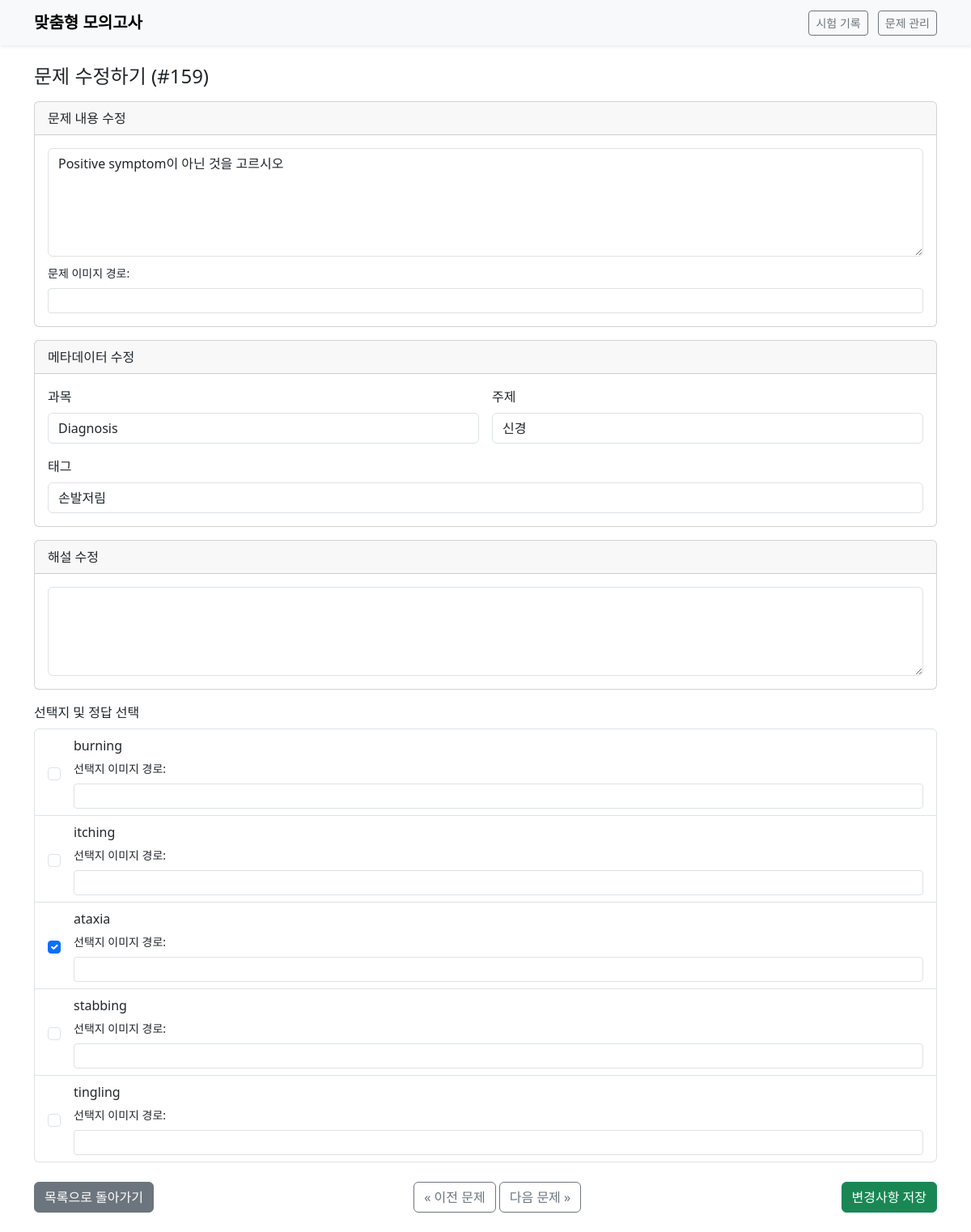
Screenshot of /edit/159 with the database file from the repository.
### tables this page shows
CREATE TABLE "Question" (
	"question_id"	INTEGER,
	"question_text"	TEXT,
	"image_path"	TEXT,
	"subject"	TEXT,
	"topic"	TEXT,
	"answer_explanation"	TEXT,
	"author"	TEXT, tags TEXT, has_error BOOLEAN DEFAULT 0,
	PRIMARY KEY("question_id" AUTOINCREMENT)
);

CREATE TABLE Choice (
    choice_id INTEGER PRIMARY KEY AUTOINCREMENT, question_id INTEGER,
    choice_text TEXT, image_path TEXT, is_correct BOOLEAN,
    FOREIGN KEY (question_id) REFERENCES Question(question_id)
);

### app.py (the view, shortened to what this page needs)
@app.route("/edit/<int:question_id>", methods=["GET", "POST"])
def edit_question(question_id):
    page = request.args.get('page', 1, type=int)
    search_query = request.args.get('q', '', type=str)
    selected_topic = request.args.get('topic', '', type=str)
    selected_tag = request.args.get('tag', '', type=str)
    with closing(get_db()) as con:
        cur = con.cursor()
        cur.execute("SELECT * FROM Question WHERE question_id = ?", (question_id,))
        question = cur.fetchone()
        if not question:
            return "문제를 찾을 수 없습니다.", 404
        cur.execute("SELECT * FROM Choice WHERE question_id = ? ORDER BY choice_id", (question_id,))
        choices = cur.fetchall()
        params = []
        where_clauses = []
        base_query = "FROM Question Q LEFT JOIN Choice C ON Q.question_id = C.question_id"
        if search_query:
            where_clauses.append("Q.question_text LIKE ?")
            params.append(f"%{search_query}%")
        if selected_topic:
            where_clauses.append("Q.topic = ?")
            params.append(selected_topic)
        if selected_tag:
            where_clauses.append("Q.tags LIKE ?")
            params.append(f"%{selected_tag}%")
        where_sql = " WHERE " + " AND ".join(where_clauses) if where_clauses else ""
        ordered_query = """
            SELECT Q.question_id
        """ + base_query + where_sql + """
            GROUP BY Q.question_id
            ORDER BY
                CASE WHEN Q.has_error = 1 THEN -1 ELSE 0 END,
                CASE WHEN COUNT(CASE WHEN C.is_correct = 1 THEN 1 END) = 0 THEN 0 ELSE 2 END,
                CASE WHEN Q.topic IS NULL OR Q.topic = '' THEN 1 ELSE 2 END,
                Q.question_id DESC
        """
        cur.execute(ordered_query, params)
        ordered_ids = [row['question_id'] for row in cur.fetchall()]
        previous_question_id = None
        next_question_id = None
        try:
            current_index = ordered_ids.index(question_id)
            if current_index > 0:
                previous_question_id = ordered_ids[current_index - 1]
            if current_index < len(ordered_ids) - 1:
                next_question_id = ordered_ids[current_index + 1]
        except ValueError:
            pass
    return render_template(
        "edit_question.html",
        question=question,
        choices=choices,
        previous_question_id=previous_question_id,
        next_question_id=next_question_id,
        current_filters={
            'page': page,
            'q': search_query,
            'topic': selected_topic,
            'tag': selected_tag
        }
    )

### app.py (called while the page is built)
def get_db():
    con = sqlite3.connect(DB_PATH)
    con.row_factory = sqlite3.Row
    return con

### templates/edit_question.html
{% extends 'base.html' %}
{% block content %}
<h1 class="h4 mb-3">문제 수정하기 (#{{ question.question_id }})</h1>
<form method="post">
    <div class="card mb-3">
        <div class="card-header">문제 내용 수정</div>
        <div class="card-body">
            <textarea class="form-control" name="question_text" rows="5">{{ question.question_text }}</textarea>
            <div class="mt-2">
                <label class="form-label small">문제 이미지 경로:</label>
                <input type="text" class="form-control form-control-sm" name="question_image_path" value="{{ question.image_path or '' }}">
            </div>
        </div>
    </div>
    <div class="card mb-3">
        <div class="card-header">메타데이터 수정</div>
        <div class="card-body">
            <div class="row g-3">
                <div class="col-md-6">
                    <label for="subject" class="form-label">과목</label>
                    <input type="text" class="form-control" id="subject" name="subject" value="{{ question.subject or '' }}">
                </div>
                <div class="col-md-6">
                    <label for="topic" class="form-label">주제</label>
                    <input type="text" class="form-control" id="topic" name="topic" value="{{ question.topic or '' }}">
                </div>
                <div class="col-12">
                    <label for="tags" class="form-label">태그</label>
                    <input type="text" class="form-control" id="tags" name="tags" value="{{ question.tags or '' }}" placeholder="쉼표(,)로 구분하여 입력">
                </div>
            </div>
        </div>
    </div>
    <div class="card mb-3">
        <div class="card-header">해설 수정</div>
        <div class="card-body">
            <textarea class="form-control" name="answer_explanation" rows="4">{{ question.answer_explanation or '' }}</textarea>
        </div>
    </div>
    <div class="mb-3">
        <label class="form-label">선택지 및 정답 선택</label>
        <div class="list-group">
            {% for choice in choices %}
            <div class="list-group-item">
                <div class="d-flex align-items-center">
                    <input class="form-check-input me-3" type="checkbox" name="correct_choices" value="{{ choice.choice_id }}" {% if choice.is_correct %}checked{% endif %}>
                    <div class="flex-grow-1">
                        {{ choice.choice_text }}
                        <div class="mt-1">
                            <label class="form-label small">선택지 이미지 경로:</label>
                            <input type="text" class="form-control form-control-sm" name="choice_image_path_{{ choice.choice_id }}" value="{{ choice.image_path or '' }}">
                        </div>
                    </div>
                </div>
            </div>
            {% endfor %}
        </div>
    </div>
    <div class="d-flex justify-content-between align-items-center mt-4">
        <a href="{{ url_for('manage', **current_filters) }}" class="btn btn-secondary">목록으로 돌아가기</a>
        <div>
            {% if previous_question_id %}
                <a href="{{ url_for('edit_question', question_id=previous_question_id, **current_filters) }}" class="btn btn-outline-secondary">&laquo; 이전 문제</a>
            {% endif %}
            {% if next_question_id %}
                <a href="{{ url_for('edit_question', question_id=next_question_id, **current_filters) }}" class="btn btn-outline-secondary">다음 문제 &raquo;</a>
            {% endif %}
        </div>
        <button type="submit" class="btn btn-success">변경사항 저장</button>
    </div>
</form>
{% endblock %}

### rows the page displays
Question: question_id "159", question_text "Positive symptom이 아닌 것을 고르시오", subject "Diagnosis", topic "신경", tags "손발저림"
Choice: choice_text "burning"
Choice: choice_text "itching"
Choice: is_correct "☑", choice_text "ataxia"
Choice: choice_text "stabbing"
Choice: choice_text "tingling"
